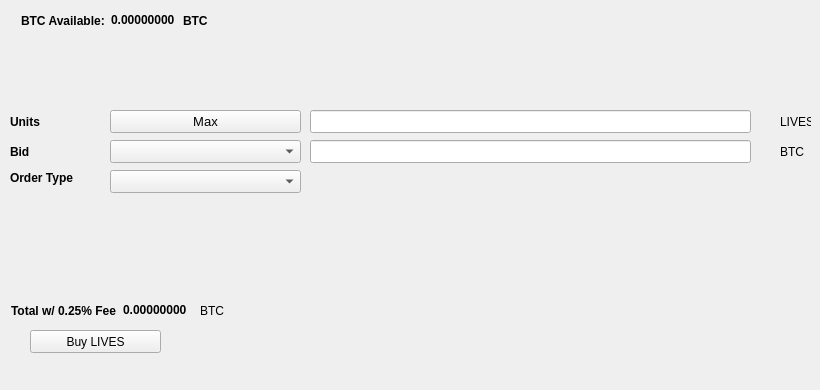
   <widget class="QWidget" name="BuyTab">
    <attribute name="title">
     <string>Buy</string>
    </attribute>
    <widget class="QPushButton" name="BuyLIVES">
     <property name="geometry">
      <rect>
       <x>30</x>
       <y>330</y>
       <width>131</width>
       <height>23</height>
      </rect>
     </property>
     <property name="text">
      <string>Buy LIVES</string>
     </property>
     <property name="icon">
      <iconset resource="../livescoin.qrc">
       <normaloff>:/icons/bitcoin</normaloff>:/icons/bitcoin</iconset>
     </property>
    </widget>
    <widget class="QLabel" name="label_3">
     <property name="geometry">
      <rect>
       <x>10</x>
       <y>110</y>
       <width>46</width>
       <height>23</height>
      </rect>
     </property>
     <property name="font">
      <font>
       <weight>75</weight>
       <bold>true</bold>
      </font>
     </property>
     <property name="text">
      <string>Units</string>
     </property>
    </widget>
    <widget class="QLineEdit" name="UnitsInput">
     <property name="geometry">
      <rect>
       <x>310</x>
       <y>110</y>
       <width>441</width>
       <height>23</height>
      </rect>
     </property>
     <property name="font">
      <font>
       <pointsize>9</pointsize>
       <weight>75</weight>
       <bold>true</bold>
      </font>
     </property>
    </widget>
    <widget class="QLineEdit" name="BuyBidPriceEdit">
     <property name="geometry">
      <rect>
       <x>310</x>
       <y>140</y>
       <width>441</width>
       <height>23</height>
      </rect>
     </property>
     <property name="font">
      <font>
       <pointsize>9</pointsize>
       <weight>75</weight>
       <bold>true</bold>
      </font>
     </property>
    </widget>
    <widget class="QLabel" name="label_4">
     <property name="geometry">
      <rect>
       <x>780</x>
       <y>110</y>
       <width>31</width>
       <height>23</height>
      </rect>
     </property>
     <property name="text">
      <string>LIVES</string>
     </property>
    </widget>
    <widget class="QLabel" name="label_5">
     <property name="geometry">
      <rect>
       <x>780</x>
       <y>140</y>
       <width>31</width>
       <height>23</height>
      </rect>
     </property>
     <property name="text">
      <string>BTC</string>
     </property>
    </widget>
    <widget class="QLabel" name="label_6">
     <property name="geometry">
      <rect>
       <x>10</x>
       <y>140</y>
       <width>46</width>
       <height>23</height>
      </rect>
     </property>
     <property name="font">
      <font>
       <weight>75</weight>
       <bold>true</bold>
      </font>
     </property>
     <property name="text">
      <string>Bid</string>
     </property>
    </widget>
    <widget class="QLabel" name="label_7">
     <property name="geometry">
      <rect>
       <x>10</x>
       <y>170</y>
       <width>91</width>
       <height>16</height>
      </rect>
     </property>
     <property name="font">
      <font>
       <weight>75</weight>
       <bold>true</bold>
      </font>
     </property>
     <property name="text">
      <string>Order Type</string>
     </property>
    </widget>
    <widget class="QPushButton" name="Buy_Max_Amount">
     <property name="geometry">
      <rect>
       <x>110</x>
       <y>110</y>
       <width>191</width>
       <height>23</height>
      </rect>
     </property>
     <property name="font">
      <font>
       <pointsize>10</pointsize>
      </font>
     </property>
     <property name="text">
      <string>Max</string>
     </property>
    </widget>
    <widget class="QComboBox" name="BuyBidcomboBox">
     <property name="geometry">
      <rect>
       <x>110</x>
       <y>140</y>
       <width>191</width>
       <height>23</height>
      </rect>
     </property>
     <property name="font">
      <font>
       <pointsize>10</pointsize>
      </font>
     </property>
    </widget>
    <widget class="QComboBox" name="buyOrdertypeCombo">
     <property name="geometry">
      <rect>
       <x>110</x>
       <y>170</y>
       <width>191</width>
       <height>23</height>
      </rect>
     </property>
     <property name="font">
      <font>
       <pointsize>10</pointsize>
      </font>
     </property>
    </widget>
    <widget class="QWidget" name="layoutWidget1">
     <property name="geometry">
      <rect>
       <x>21</x>
       <y>11</y>
       <width>227</width>
       <height>19</height>
      </rect>
     </property>
     <layout class="QHBoxLayout" name="horizontalLayout_3">
      <item>
       <widget class="QLabel" name="label232">
        <property name="font">
         <font>
          <weight>75</weight>
          <bold>true</bold>
         </font>
        </property>
        <property name="text">
         <string>BTC Available:</string>
        </property>
       </widget>
      </item>
      <item>
       <widget class="QLabel" name="BtcAvailableLbl">
        <property name="palette">
         <palette>
          <active>
           <colorrole role="WindowText">
            <brush brushstyle="SolidPattern">
             <color alpha="255">
              <red>0</red>
              <green>0</green>
              <blue>0</blue>
             </color>
            </brush>
           </colorrole>
           <colorrole role="Button">
            <brush brushstyle="SolidPattern">
             <color alpha="255">
              <red>0</red>
              <green>170</green>
              <blue>0</blue>
             </color>
            </brush>
           </colorrole>
           <colorrole role="Light">
            <brush brushstyle="SolidPattern">
             <color alpha="255">
              <red>0</red>
              <green>255</green>
              <blue>0</blue>
             </color>
            </brush>
           </colorrole>
           <colorrole role="Midlight">
            <brush brushstyle="SolidPattern">
             <color alpha="255">
              <red>0</red>
              <green>212</green>
              <blue>0</blue>
             </color>
            </brush>
           </colorrole>
           <colorrole role="Dark">
            <brush brushstyle="SolidPattern">
             <color alpha="255">
              <red>0</red>
              <green>85</green>
              <blue>0</blue>
             </color>
            </brush>
           </colorrole>
           <colorrole role="Mid">
            <brush brushstyle="SolidPattern">
             <color alpha="255">
              <red>0</red>
              <green>113</green>
              <blue>0</blue>
             </color>
            </brush>
           </colorrole>
           <colorrole role="Text">
            <brush brushstyle="SolidPattern">
             <color alpha="255">
              <red>0</red>
              <green>170</green>
              <blue>0</blue>
             </color>
            </brush>
           </colorrole>
           <colorrole role="BrightText">
            <brush brushstyle="SolidPattern">
             <color alpha="255">
              <red>255</red>
              <green>255</green>
              <blue>255</blue>
             </color>
            </brush>
           </colorrole>
           <colorrole role="ButtonText">
            <brush brushstyle="SolidPattern">
             <color alpha="255">
              <red>0</red>
              <green>0</green>
              <blue>0</blue>
             </color>
            </brush>
           </colorrole>
           <colorrole role="Base">
            <brush brushstyle="SolidPattern">
             <color alpha="255">
              <red>255</red>
              <green>255</green>
              <blue>255</blue>
             </color>
            </brush>
           </colorrole>
           <colorrole role="Window">
            <brush brushstyle="SolidPattern">
             <color alpha="255">
              <red>0</red>
              <green>170</green>
              <blue>0</blue>
             </color>
            </brush>
           </colorrole>
           <colorrole role="Shadow">
            <brush brushstyle="SolidPattern">
             <color alpha="255">
              <red>0</red>
              <green>0</green>
              <blue>0</blue>
             </color>
            </brush>
           </colorrole>
           <colorrole role="AlternateBase">
            <brush brushstyle="SolidPattern">
             <color alpha="255">
              <red>127</red>
              <green>212</green>
              <blue>127</blue>
             </color>
            </brush>
           </colorrole>
           <colorrole role="ToolTipBase">
            <brush brushstyle="SolidPattern">
             <color alpha="255">
              <red>255</red>
              <green>255</green>
              <blue>220</blue>
             </color>
            </brush>
           </colorrole>
           <colorrole role="ToolTipText">
            <brush brushstyle="SolidPattern">
             <color alpha="255">
              <red>0</red>
              <green>0</green>
              <blue>0</blue>
             </color>
            </brush>
           </colorrole>
          </active>
          <inactive>
           <colorrole role="WindowText">
            <brush brushstyle="SolidPattern">
             <color alpha="255">
              <red>0</red>
              <green>0</green>
              <blue>0</blue>
             </color>
            </brush>
           </colorrole>
           <colorrole role="Button">
            <brush brushstyle="SolidPattern">
             <color alpha="255">
              <red>0</red>
              <green>170</green>
              <blue>0</blue>
             </color>
            </brush>
           </colorrole>
           <colorrole role="Light">
            <brush brushstyle="SolidPattern">
             <color alpha="255">
              <red>0</red>
              <green>255</green>
              <blue>0</blue>
             </color>
            </brush>
           </colorrole>
           <colorrole role="Midlight">
            <brush brushstyle="SolidPattern">
             <color alpha="255">
              <red>0</red>
              <green>212</green>
              <blue>0</blue>
             </color>
            </brush>
           </colorrole>
           <colorrole role="Dark">
            <brush brushstyle="SolidPattern">
             <color alpha="255">
              <red>0</red>
              <green>85</green>
              <blue>0</blue>
             </color>
            </brush>
           </colorrole>
           <colorrole role="Mid">
            <brush brushstyle="SolidPattern">
             <color alpha="255">
              <red>0</red>
              <green>113</green>
              <blue>0</blue>
             </color>
            </brush>
           </colorrole>
           <colorrole role="Text">
            <brush brushstyle="SolidPattern">
             <color alpha="255">
              <red>0</red>
              <green>170</green>
              <blue>0</blue>
             </color>
            </brush>
           </colorrole>
           <colorrole role="BrightText">
            <brush brushstyle="SolidPattern">
             <color alpha="255">
              <red>255</red>
              <green>255</green>
              <blue>255</blue>
             </color>
            </brush>
           </colorrole>
           <colorrole role="ButtonText">
            <brush brushstyle="SolidPattern">
             <color alpha="255">
              <red>0</red>
              <green>0</green>
              <blue>0</blue>
             </color>
            </brush>
           </colorrole>
           <colorrole role="Base">
            <brush brushstyle="SolidPattern">
             <color alpha="255">
              <red>255</red>
              <green>255</green>
              <blue>255</blue>
             </color>
            </brush>
           </colorrole>
           <colorrole role="Window">
            <brush brushstyle="SolidPattern">
             <color alpha="255">
              <red>0</red>
              <green>170</green>
              <blue>0</blue>
             </color>
            </brush>
           </colorrole>
           <colorrole role="Shadow">
            <brush brushstyle="SolidPattern">
             <color alpha="255">
              <red>0</red>
              <green>0</green>
              <blue>0</blue>
             </color>
            </brush>
           </colorrole>
           <colorrole role="AlternateBase">
            <brush brushstyle="SolidPattern">
             <color alpha="255">
              <red>127</red>
              <green>212</green>
              <blue>127</blue>
             </color>
            </brush>
           </colorrole>
           <colorrole role="ToolTipBase">
            <brush brushstyle="SolidPattern">
             <color alpha="255">
              <red>255</red>
              <green>255</green>
              <blue>220</blue>
             </color>
            </brush>
           </colorrole>
           <colorrole role="ToolTipText">
            <brush brushstyle="SolidPattern">
             <color alpha="255">
              <red>0</red>
              <green>0</green>
              <blue>0</blue>
             </color>
            </brush>
           </colorrole>
          </inactive>
          <disabled>
           <colorrole role="WindowText">
            <brush brushstyle="SolidPattern">
             <color alpha="255">
              <red>0</red>
              <green>85</green>
              <blue>0</blue>
             </color>
            </brush>
           </colorrole>
           <colorrole role="Button">
            <brush brushstyle="SolidPattern">
             <color alpha="255">
              <red>0</red>
              <green>170</green>
              <blue>0</blue>
             </color>
            </brush>
           </colorrole>
           <colorrole role="Light">
            <brush brushstyle="SolidPattern">
             <color alpha="255">
              <red>0</red>
              <green>255</green>
              <blue>0</blue>
             </color>
            </brush>
           </colorrole>
           <colorrole role="Midlight">
            <brush brushstyle="SolidPattern">
             <color alpha="255">
              <red>0</red>
              <green>212</green>
              <blue>0</blue>
             </color>
            </brush>
           </colorrole>
           <colorrole role="Dark">
            <brush brushstyle="SolidPattern">
             <color alpha="255">
              <red>0</red>
              <green>85</green>
              <blue>0</blue>
             </color>
            </brush>
           </colorrole>
           <colorrole role="Mid">
            <brush brushstyle="SolidPattern">
             <color alpha="255">
              <red>0</red>
              <green>113</green>
              <blue>0</blue>
             </color>
            </brush>
           </colorrole>
           <colorrole role="Text">
            <brush brushstyle="SolidPattern">
             <color alpha="255">
              <red>0</red>
              <green>85</green>
              <blue>0</blue>
             </color>
            </brush>
           </colorrole>
           <colorrole role="BrightText">
            <brush brushstyle="SolidPattern">
             <color alpha="255">
              <red>255</red>
              <green>255</green>
              <blue>255</blue>
             </color>
            </brush>
           </colorrole>
           <colorrole role="ButtonText">
            <brush brushstyle="SolidPattern">
             <color alpha="255">
              <red>0</red>
              <green>85</green>
              <blue>0</blue>
             </color>
            </brush>
           </colorrole>
           <colorrole role="Base">
            <brush brushstyle="SolidPattern">
             <color alpha="255">
              <red>0</red>
              <green>170</green>
              <blue>0</blue>
             </color>
            </brush>
           </colorrole>
           <colorrole role="Window">
            <brush brushstyle="SolidPattern">
             <color alpha="255">
              <red>0</red>
              <green>170</green>
              <blue>0</blue>
             </color>
            </brush>
           </colorrole>
           <colorrole role="Shadow">
            <brush brushstyle="SolidPattern">
             <color alpha="255">
              <red>0</red>
              <green>0</green>
              <blue>0</blue>
             </color>
            </brush>
           </colorrole>
           <colorrole role="AlternateBase">
            <brush brushstyle="SolidPattern">
             <color alpha="255">
              <red>0</red>
              <green>170</green>
              <blue>0</blue>
             </color>
            </brush>
           </colorrole>
           <colorrole role="ToolTipBase">
            <brush brushstyle="SolidPattern">
             <color alpha="255">
              <red>255</red>
              <green>255</green>
              <blue>220</blue>
             </color>
            </brush>
           </colorrole>
           <colorrole role="ToolTipText">
            <brush brushstyle="SolidPattern">
             <color alpha="255">
              <red>0</red>
              <green>0</green>
              <blue>0</blue>
             </color>
            </brush>
           </colorrole>
          </disabled>
         </palette>
        </property>
        <property name="font">
         <font>
          <weight>75</weight>
          <bold>true</bold>
         </font>
        </property>
        <property name="text">
         <string>0.00000000</string>
        </property>
        <property name="textInteractionFlags">
         <set>Qt::LinksAccessibleByMouse|Qt::TextSelectableByKeyboard|Qt::TextSelectableByMouse</set>
        </property>
       </widget>
      </item>
      <item>
       <widget class="QLabel" name="BtcAvailableLbl_2">
        <property name="font">
         <font>
          <weight>75</weight>
          <bold>true</bold>
         </font>
        </property>
        <property name="text">
         <string>BTC</string>
        </property>
       </widget>
      </item>
     </layout>
    </widget>
    <widget class="QWidget" name="layoutWidge2">
     <property name="geometry">
      <rect>
       <x>11</x>
       <y>301</y>
       <width>259</width>
       <height>19</height>
      </rect>
     </property>
     <layout class="QHBoxLayout" name="horizontalLayout_4">
      <item>
       <widget class="QLabel" name="label_9">
        <property name="font">
         <font>
          <weight>75</weight>
          <bold>true</bold>
         </font>
        </property>
        <property name="text">
         <string>Total w/ 0.25% Fee</string>
        </property>
       </widget>
      </item>
      <item>
       <widget class="QLabel" name="BuyCostLabel">
        <property name="palette">
         <palette>
          <active>
           <colorrole role="WindowText">
            <brush brushstyle="SolidPattern">
             <color alpha="255">
              <red>0</red>
              <green>0</green>
              <blue>0</blue>
             </color>
            </brush>
           </colorrole>
           <colorrole role="Button">
            <brush brushstyle="SolidPattern">
             <color alpha="255">
              <red>0</red>
              <green>170</green>
              <blue>0</blue>
             </color>
            </brush>
           </colorrole>
           <colorrole role="Light">
            <brush brushstyle="SolidPattern">
             <color alpha="255">
              <red>0</red>
              <green>255</green>
              <blue>0</blue>
             </color>
            </brush>
           </colorrole>
           <colorrole role="Midlight">
            <brush brushstyle="SolidPattern">
             <color alpha="255">
              <red>0</red>
              <green>212</green>
              <blue>0</blue>
             </color>
            </brush>
           </colorrole>
           <colorrole role="Dark">
            <brush brushstyle="SolidPattern">
             <color alpha="255">
              <red>0</red>
              <green>85</green>
              <blue>0</blue>
             </color>
            </brush>
           </colorrole>
           <colorrole role="Mid">
            <brush brushstyle="SolidPattern">
             <color alpha="255">
              <red>0</red>
              <green>113</green>
              <blue>0</blue>
             </color>
            </brush>
           </colorrole>
           <colorrole role="Text">
            <brush brushstyle="SolidPattern">
             <color alpha="255">
              <red>0</red>
              <green>170</green>
              <blue>0</blue>
             </color>
            </brush>
           </colorrole>
           <colorrole role="BrightText">
            <brush brushstyle="SolidPattern">
             <color alpha="255">
              <red>255</red>
              <green>255</green>
              <blue>255</blue>
             </color>
            </brush>
           </colorrole>
           <colorrole role="ButtonText">
            <brush brushstyle="SolidPattern">
             <color alpha="255">
              <red>0</red>
              <green>0</green>
              <blue>0</blue>
             </color>
            </brush>
           </colorrole>
           <colorrole role="Base">
            <brush brushstyle="SolidPattern">
             <color alpha="255">
              <red>255</red>
              <green>255</green>
              <blue>255</blue>
             </color>
            </brush>
           </colorrole>
           <colorrole role="Window">
            <brush brushstyle="SolidPattern">
             <color alpha="255">
              <red>0</red>
              <green>170</green>
              <blue>0</blue>
             </color>
            </brush>
           </colorrole>
           <colorrole role="Shadow">
            <brush brushstyle="SolidPattern">
             <color alpha="255">
              <red>0</red>
              <green>0</green>
              <blue>0</blue>
             </color>
            </brush>
           </colorrole>
           <colorrole role="AlternateBase">
            <brush brushstyle="SolidPattern">
             <color alpha="255">
              <red>127</red>
              <green>212</green>
              <blue>127</blue>
             </color>
            </brush>
           </colorrole>
           <colorrole role="ToolTipBase">
            <brush brushstyle="SolidPattern">
             <color alpha="255">
              <red>255</red>
              <green>255</green>
              <blue>220</blue>
             </color>
            </brush>
           </colorrole>
           <colorrole role="ToolTipText">
            <brush brushstyle="SolidPattern">
             <color alpha="255">
              <red>0</red>
              <green>0</green>
              <blue>0</blue>
             </color>
            </brush>
           </colorrole>
          </active>
          <inactive>
           <colorrole role="WindowText">
            <brush brushstyle="SolidPattern">
             <color alpha="255">
              <red>0</red>
              <green>0</green>
              <blue>0</blue>
             </color>
            </brush>
           </colorrole>
           <colorrole role="Button">
            <brush brushstyle="SolidPattern">
             <color alpha="255">
              <red>0</red>
              <green>170</green>
              <blue>0</blue>
             </color>
            </brush>
           </colorrole>
           <colorrole role="Light">
            <brush brushstyle="SolidPattern">
             <color alpha="255">
              <red>0</red>
              <green>255</green>
              <blue>0</blue>
             </color>
            </brush>
           </colorrole>
           <colorrole role="Midlight">
            <brush brushstyle="SolidPattern">
             <color alpha="255">
              <red>0</red>
              <green>212</green>
              <blue>0</blue>
             </color>
            </brush>
           </colorrole>
           <colorrole role="Dark">
            <brush brushstyle="SolidPattern">
             <color alpha="255">
              <red>0</red>
              <green>85</green>
              <blue>0</blue>
             </color>
            </brush>
           </colorrole>
           <colorrole role="Mid">
            <brush brushstyle="SolidPattern">
             <color alpha="255">
              <red>0</red>
              <green>113</green>
              <blue>0</blue>
             </color>
            </brush>
           </colorrole>
           <colorrole role="Text">
            <brush brushstyle="SolidPattern">
             <color alpha="255">
              <red>0</red>
              <green>170</green>
              <blue>0</blue>
             </color>
            </brush>
           </colorrole>
           <colorrole role="BrightText">
            <brush brushstyle="SolidPattern">
             <color alpha="255">
              <red>255</red>
              <green>255</green>
              <blue>255</blue>
             </color>
            </brush>
           </colorrole>
           <colorrole role="ButtonText">
            <brush brushstyle="SolidPattern">
             <color alpha="255">
              <red>0</red>
              <green>0</green>
              <blue>0</blue>
             </color>
            </brush>
           </colorrole>
           <colorrole role="Base">
            <brush brushstyle="SolidPattern">
             <color alpha="255">
              <red>255</red>
              <green>255</green>
              <blue>255</blue>
             </color>
            </brush>
           </colorrole>
           <colorrole role="Window">
            <brush brushstyle="SolidPattern">
             <color alpha="255">
              <red>0</red>
              <green>170</green>
              <blue>0</blue>
             </color>
            </brush>
           </colorrole>
           <colorrole role="Shadow">
            <brush brushstyle="SolidPattern">
             <color alpha="255">
              <red>0</red>
              <green>0</green>
              <blue>0</blue>
             </color>
            </brush>
           </colorrole>
           <colorrole role="AlternateBase">
            <brush brushstyle="SolidPattern">
             <color alpha="255">
              <red>127</red>
              <green>212</green>
              <blue>127</blue>
             </color>
            </brush>
           </colorrole>
           <colorrole role="ToolTipBase">
            <brush brushstyle="SolidPattern">
             <color alpha="255">
              <red>255</red>
              <green>255</green>
              <blue>220</blue>
             </color>
            </brush>
           </colorrole>
           <colorrole role="ToolTipText">
            <brush brushstyle="SolidPattern">
             <color alpha="255">
              <red>0</red>
              <green>0</green>
              <blue>0</blue>
             </color>
            </brush>
           </colorrole>
          </inactive>
          <disabled>
           <colorrole role="WindowText">
            <brush brushstyle="SolidPattern">
             <color alpha="255">
              <red>0</red>
              <green>85</green>
              <blue>0</blue>
             </color>
            </brush>
           </colorrole>
           <colorrole role="Button">
            <brush brushstyle="SolidPattern">
             <color alpha="255">
              <red>0</red>
              <green>170</green>
              <blue>0</blue>
             </color>
            </brush>
           </colorrole>
           <colorrole role="Light">
            <brush brushstyle="SolidPattern">
             <color alpha="255">
              <red>0</red>
              <green>255</green>
              <blue>0</blue>
             </color>
            </brush>
           </colorrole>
           <colorrole role="Midlight">
            <brush brushstyle="SolidPattern">
             <color alpha="255">
              <red>0</red>
              <green>212</green>
              <blue>0</blue>
             </color>
            </brush>
           </colorrole>
           <colorrole role="Dark">
            <brush brushstyle="SolidPattern">
             <color alpha="255">
              <red>0</red>
              <green>85</green>
              <blue>0</blue>
             </color>
            </brush>
           </colorrole>
           <colorrole role="Mid">
            <brush brushstyle="SolidPattern">
             <color alpha="255">
              <red>0</red>
              <green>113</green>
              <blue>0</blue>
             </color>
            </brush>
           </colorrole>
           <colorrole role="Text">
            <brush brushstyle="SolidPattern">
             <color alpha="255">
              <red>0</red>
              <green>85</green>
              <blue>0</blue>
             </color>
            </brush>
           </colorrole>
           <colorrole role="BrightText">
            <brush brushstyle="SolidPattern">
             <color alpha="255">
              <red>255</red>
              <green>255</green>
              <blue>255</blue>
             </color>
            </brush>
           </colorrole>
           <colorrole role="ButtonText">
            <brush brushstyle="SolidPattern">
             <color alpha="255">
              <red>0</red>
              <green>85</green>
              <blue>0</blue>
             </color>
            </brush>
           </colorrole>
           <colorrole role="Base">
            <brush brushstyle="SolidPattern">
             <color alpha="255">
              <red>0</red>
              <green>170</green>
              <blue>0</blue>
             </color>
            </brush>
           </colorrole>
           <colorrole role="Window">
            <brush brushstyle="SolidPattern">
             <color alpha="255">
              <red>0</red>
              <green>170</green>
              <blue>0</blue>
             </color>
            </brush>
           </colorrole>
           <colorrole role="Shadow">
            <brush brushstyle="SolidPattern">
             <color alpha="255">
              <red>0</red>
              <green>0</green>
              <blue>0</blue>
             </color>
            </brush>
           </colorrole>
           <colorrole role="AlternateBase">
            <brush brushstyle="SolidPattern">
             <color alpha="255">
              <red>0</red>
              <green>170</green>
              <blue>0</blue>
             </color>
            </brush>
           </colorrole>
           <colorrole role="ToolTipBase">
            <brush brushstyle="SolidPattern">
             <color alpha="255">
              <red>255</red>
              <green>255</green>
              <blue>220</blue>
             </color>
            </brush>
           </colorrole>
           <colorrole role="ToolTipText">
            <brush brushstyle="SolidPattern">
             <color alpha="255">
              <red>0</red>
              <green>0</green>
              <blue>0</blue>
             </color>
            </brush>
           </colorrole>
          </disabled>
         </palette>
        </property>
        <property name="font">
         <font>
          <weight>75</weight>
          <bold>true</bold>
         </font>
        </property>
        <property name="autoFillBackground">
         <bool>false</bool>
        </property>
        <property name="text">
         <string>0.00000000</string>
        </property>
        <property name="textInteractionFlags">
         <set>Qt::LinksAccessibleByMouse|Qt::TextSelectableByMouse</set>
        </property>
       </widget>
      </item>
      <item>
       <widget class="QLabel" name="label_10">
        <property name="font">
         <font>
          <weight>50</weight>
          <bold>false</bold>
         </font>
        </property>
        <property name="text">
         <string>BTC</string>
        </property>
       </widget>
      </item>
     </layout>
    </widget>
    <widget class="QLabel" name="label_24">
     <property name="geometry">
      <rect>
       <x>460</x>
       <y>300</y>
       <width>281</width>
       <height>81</height>
      </rect>
     </property>
     <property name="text">
      <string/>
     </property>
     <property name="pixmap">
      <pixmap>:/images/bittrex</pixmap>
     </property>
    </widget>
   </widget>
